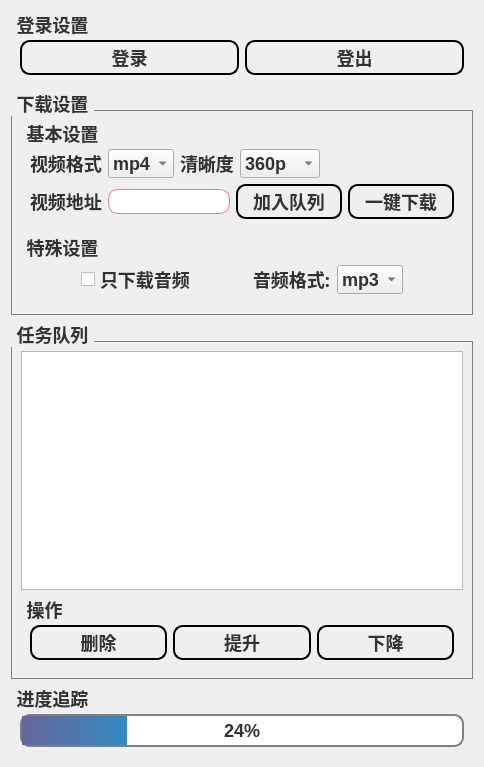
<?xml version="1.0" encoding="UTF-8"?>
<ui version="4.0">
 <class>Form</class>
 <widget class="QWidget" name="Form">
  <property name="geometry">
   <rect>
    <x>0</x>
    <y>0</y>
    <width>484</width>
    <height>767</height>
   </rect>
  </property>
  <property name="minimumSize">
   <size>
    <width>484</width>
    <height>767</height>
   </size>
  </property>
  <property name="maximumSize">
   <size>
    <width>484</width>
    <height>767</height>
   </size>
  </property>
  <property name="windowTitle">
   <string>Form</string>
  </property>
  <property name="styleSheet">
   <string notr="true">* {
	font-size: 18px;
	color: #323232;
	font-weight: bold;
}
QGroupBox::title{
	font-size: 13px;
	font-weight: bold;
	subcontrol-origin:margin;
	subcontrol-position:top left;
	padding:0 3px;
}
QGroupBox {
	margin-top: 20px;
	border: none;
}
QPushButton {
    height: 1.66em;
    padding: 2px 15px;
	border: 2px solid black;
    border-radius: 10px;
	cursor: pointer;
}
QPushButton:hover {
    border: 2px solid #00b8f6;
}
QLineEdit {
    border: 1px solid #fb7299;
    border-radius: 10px;
}
QLineEdit:focus {
    border: 1px solid skyblue;
}
QProgressBar { border: 2px solid grey;
 border-radius: 10px; 
 background-color: #FFFFFF;
 text-align: center;
}
QProgressBar::chunk {background:QLinearGradient(x1:0,y1:0,x2:2,y2:0,stop:0 #666699,stop:1  #00aeec);
}</string>
  </property>
  <layout class="QHBoxLayout" name="horizontalLayout_2">
   <item>
    <layout class="QVBoxLayout" name="verticalLayout">
     <item>
      <widget class="QGroupBox" name="groupBox_5">
       <property name="font">
        <font>
         <family>微软雅黑</family>
         <pointsize>-1</pointsize>
         <weight>75</weight>
         <bold>true</bold>
        </font>
       </property>
       <property name="title">
        <string>登录设置</string>
       </property>
       <property name="alignment">
        <set>Qt::AlignLeading|Qt::AlignLeft|Qt::AlignVCenter</set>
       </property>
       <property name="flat">
        <bool>true</bool>
       </property>
       <property name="checkable">
        <bool>false</bool>
       </property>
       <layout class="QHBoxLayout" name="horizontalLayout">
        <item>
         <widget class="QPushButton" name="loginBtn">
          <property name="font">
           <font>
            <family>微软雅黑</family>
            <pointsize>-1</pointsize>
            <weight>75</weight>
            <bold>true</bold>
           </font>
          </property>
          <property name="styleSheet">
           <string notr="true"/>
          </property>
          <property name="text">
           <string>登录</string>
          </property>
         </widget>
        </item>
        <item>
         <widget class="QPushButton" name="outBtn">
          <property name="font">
           <font>
            <family>微软雅黑</family>
            <pointsize>-1</pointsize>
            <weight>75</weight>
            <bold>true</bold>
           </font>
          </property>
          <property name="text">
           <string>登出</string>
          </property>
          <property name="checkable">
           <bool>false</bool>
          </property>
          <property name="autoDefault">
           <bool>false</bool>
          </property>
          <property name="default">
           <bool>false</bool>
          </property>
          <property name="flat">
           <bool>false</bool>
          </property>
         </widget>
        </item>
       </layout>
      </widget>
     </item>
     <item>
      <widget class="QGroupBox" name="groupBox">
       <property name="font">
        <font>
         <family>微软雅黑</family>
         <pointsize>-1</pointsize>
         <weight>75</weight>
         <bold>true</bold>
        </font>
       </property>
       <property name="styleSheet">
        <string notr="true">#groupBox {
	border: 1px solid gray;
}</string>
       </property>
       <property name="title">
        <string>下载设置</string>
       </property>
       <property name="flat">
        <bool>true</bool>
       </property>
       <layout class="QVBoxLayout" name="verticalLayout_3">
        <item>
         <widget class="QGroupBox" name="groupBox_6">
          <property name="font">
           <font>
            <family>微软雅黑 Light</family>
            <pointsize>-1</pointsize>
            <weight>75</weight>
            <bold>true</bold>
           </font>
          </property>
          <property name="styleSheet">
           <string notr="true"/>
          </property>
          <property name="title">
           <string>基本设置</string>
          </property>
          <property name="flat">
           <bool>false</bool>
          </property>
          <property name="checkable">
           <bool>false</bool>
          </property>
          <layout class="QVBoxLayout" name="verticalLayout_6">
           <item>
            <layout class="QVBoxLayout" name="verticalLayout_7">
             <item>
              <layout class="QHBoxLayout" name="horizontalLayout_3">
               <item>
                <widget class="QLabel" name="label_2">
                 <property name="font">
                  <font>
                   <family>微软雅黑</family>
                   <pointsize>-1</pointsize>
                   <weight>75</weight>
                   <bold>true</bold>
                  </font>
                 </property>
                 <property name="text">
                  <string>视频格式</string>
                 </property>
                </widget>
               </item>
               <item>
                <widget class="QComboBox" name="videoFormat">
                 <item>
                  <property name="text">
                   <string>mp4</string>
                  </property>
                 </item>
                 <item>
                  <property name="text">
                   <string>msa</string>
                  </property>
                 </item>
                </widget>
               </item>
               <item>
                <widget class="QLabel" name="label_4">
                 <property name="font">
                  <font>
                   <family>微软雅黑</family>
                   <pointsize>-1</pointsize>
                   <weight>75</weight>
                   <bold>true</bold>
                  </font>
                 </property>
                 <property name="text">
                  <string>清晰度</string>
                 </property>
                </widget>
               </item>
               <item>
                <widget class="QComboBox" name="definition">
                 <item>
                  <property name="text">
                   <string>360p</string>
                  </property>
                 </item>
                 <item>
                  <property name="text">
                   <string>480p</string>
                  </property>
                 </item>
                 <item>
                  <property name="text">
                   <string>720p</string>
                  </property>
                 </item>
                 <item>
                  <property name="text">
                   <string>1080p</string>
                  </property>
                 </item>
                </widget>
               </item>
               <item>
                <spacer name="horizontalSpacer_6">
                 <property name="orientation">
                  <enum>Qt::Horizontal</enum>
                 </property>
                 <property name="sizeHint" stdset="0">
                  <size>
                   <width>40</width>
                   <height>20</height>
                  </size>
                 </property>
                </spacer>
               </item>
              </layout>
             </item>
             <item>
              <layout class="QHBoxLayout" name="horizontalLayout_6">
               <item>
                <widget class="QLabel" name="label">
                 <property name="font">
                  <font>
                   <family>微软雅黑</family>
                   <pointsize>-1</pointsize>
                   <weight>75</weight>
                   <bold>true</bold>
                  </font>
                 </property>
                 <property name="text">
                  <string>视频地址</string>
                 </property>
                </widget>
               </item>
               <item>
                <widget class="QLineEdit" name="videoUrl"/>
               </item>
               <item>
                <widget class="QPushButton" name="pushBtn">
                 <property name="font">
                  <font>
                   <family>微软雅黑</family>
                   <pointsize>-1</pointsize>
                   <weight>75</weight>
                   <bold>true</bold>
                  </font>
                 </property>
                 <property name="text">
                  <string>加入队列</string>
                 </property>
                </widget>
               </item>
               <item>
                <widget class="QPushButton" name="downloadBtn">
                 <property name="font">
                  <font>
                   <family>微软雅黑</family>
                   <pointsize>-1</pointsize>
                   <weight>75</weight>
                   <bold>true</bold>
                  </font>
                 </property>
                 <property name="text">
                  <string>一键下载</string>
                 </property>
                </widget>
               </item>
              </layout>
             </item>
            </layout>
           </item>
          </layout>
         </widget>
        </item>
        <item>
         <layout class="QVBoxLayout" name="verticalLayout_2">
          <item>
           <widget class="QGroupBox" name="groupBox_4">
            <property name="font">
             <font>
              <family>微软雅黑 Light</family>
              <pointsize>-1</pointsize>
              <weight>75</weight>
              <bold>true</bold>
             </font>
            </property>
            <property name="styleSheet">
             <string notr="true"/>
            </property>
            <property name="title">
             <string>特殊设置</string>
            </property>
            <property name="flat">
             <bool>false</bool>
            </property>
            <layout class="QHBoxLayout" name="horizontalLayout_4">
             <item>
              <spacer name="horizontalSpacer_2">
               <property name="orientation">
                <enum>Qt::Horizontal</enum>
               </property>
               <property name="sizeHint" stdset="0">
                <size>
                 <width>40</width>
                 <height>20</height>
                </size>
               </property>
              </spacer>
             </item>
             <item>
              <widget class="QCheckBox" name="onlyAudioBtn">
               <property name="font">
                <font>
                 <family>微软雅黑</family>
                 <pointsize>-1</pointsize>
                 <weight>75</weight>
                 <bold>true</bold>
                </font>
               </property>
               <property name="text">
                <string>只下载音频</string>
               </property>
              </widget>
             </item>
             <item>
              <spacer name="horizontalSpacer_4">
               <property name="orientation">
                <enum>Qt::Horizontal</enum>
               </property>
               <property name="sizeHint" stdset="0">
                <size>
                 <width>40</width>
                 <height>20</height>
                </size>
               </property>
              </spacer>
             </item>
             <item>
              <widget class="QLabel" name="label_3">
               <property name="font">
                <font>
                 <family>微软雅黑</family>
                 <pointsize>-1</pointsize>
                 <weight>75</weight>
                 <bold>true</bold>
                </font>
               </property>
               <property name="text">
                <string>音频格式:</string>
               </property>
              </widget>
             </item>
             <item>
              <widget class="QComboBox" name="audioFormat">
               <item>
                <property name="text">
                 <string>mp3</string>
                </property>
               </item>
               <item>
                <property name="text">
                 <string>aac</string>
                </property>
               </item>
               <item>
                <property name="text">
                 <string>msa</string>
                </property>
               </item>
              </widget>
             </item>
             <item>
              <spacer name="horizontalSpacer">
               <property name="orientation">
                <enum>Qt::Horizontal</enum>
               </property>
               <property name="sizeHint" stdset="0">
                <size>
                 <width>40</width>
                 <height>20</height>
                </size>
               </property>
              </spacer>
             </item>
            </layout>
           </widget>
          </item>
         </layout>
        </item>
       </layout>
      </widget>
     </item>
     <item>
      <widget class="QGroupBox" name="groupBox_2">
       <property name="font">
        <font>
         <family>微软雅黑</family>
         <pointsize>-1</pointsize>
         <weight>75</weight>
         <bold>true</bold>
        </font>
       </property>
       <property name="styleSheet">
        <string notr="true">#groupBox_2 {
	border: 1px solid gray;
}</string>
       </property>
       <property name="title">
        <string>任务队列</string>
       </property>
       <property name="flat">
        <bool>true</bool>
       </property>
       <layout class="QVBoxLayout" name="verticalLayout_5">
        <item>
         <layout class="QVBoxLayout" name="verticalLayout_4">
          <item>
           <widget class="QListWidget" name="taskWidget"/>
          </item>
          <item>
           <widget class="QGroupBox" name="groupBox_3">
            <property name="font">
             <font>
              <family>等线 Light</family>
              <pointsize>-1</pointsize>
              <weight>75</weight>
              <bold>true</bold>
             </font>
            </property>
            <property name="title">
             <string>操作</string>
            </property>
            <layout class="QHBoxLayout" name="horizontalLayout_5">
             <item>
              <widget class="QPushButton" name="deleteTask">
               <property name="font">
                <font>
                 <family>微软雅黑</family>
                 <pointsize>-1</pointsize>
                 <weight>75</weight>
                 <bold>true</bold>
                </font>
               </property>
               <property name="text">
                <string>删除</string>
               </property>
              </widget>
             </item>
             <item>
              <widget class="QPushButton" name="upTask">
               <property name="font">
                <font>
                 <family>微软雅黑</family>
                 <pointsize>-1</pointsize>
                 <weight>75</weight>
                 <bold>true</bold>
                </font>
               </property>
               <property name="text">
                <string>提升</string>
               </property>
              </widget>
             </item>
             <item>
              <widget class="QPushButton" name="downTask">
               <property name="font">
                <font>
                 <family>微软雅黑</family>
                 <pointsize>-1</pointsize>
                 <weight>75</weight>
                 <bold>true</bold>
                </font>
               </property>
               <property name="text">
                <string>下降</string>
               </property>
              </widget>
             </item>
            </layout>
           </widget>
          </item>
         </layout>
        </item>
       </layout>
      </widget>
     </item>
     <item>
      <widget class="QGroupBox" name="groupBox_7">
       <property name="font">
        <font>
         <family>微软雅黑</family>
         <pointsize>-1</pointsize>
         <weight>75</weight>
         <bold>true</bold>
        </font>
       </property>
       <property name="title">
        <string>进度追踪</string>
       </property>
       <layout class="QHBoxLayout" name="horizontalLayout_7">
        <item>
         <widget class="QProgressBar" name="progressBar">
          <property name="value">
           <number>24</number>
          </property>
         </widget>
        </item>
       </layout>
      </widget>
     </item>
    </layout>
   </item>
  </layout>
 </widget>
 <resources/>
 <connections/>
</ui>
